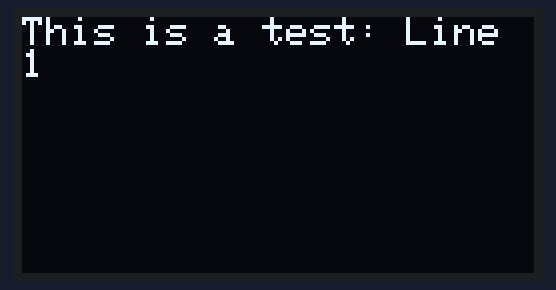
Bench run of a sketch on a simulated Arduino Uno, built for the host (arithmetic inside an expression is 32-bit, double 64-bit). Parts: 128×64 one-colour display. The display library's start-up logo is not drawn; what the sketch prints to the serial monitor is not drawn.

Above: at 0.1 s.
At 4.2 s:
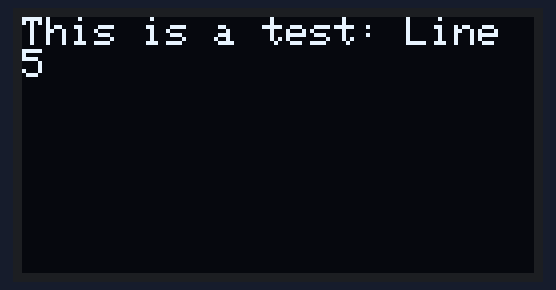
At 8.3 s:
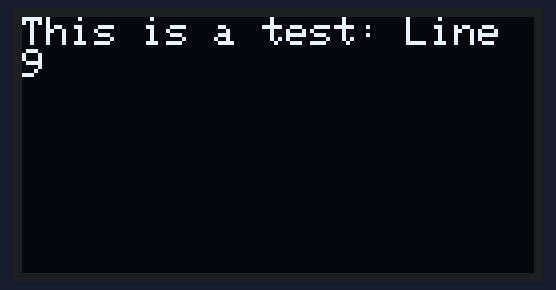
At 18.6 s:
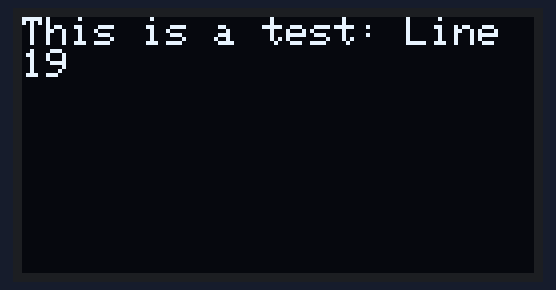
At 28.9 s:
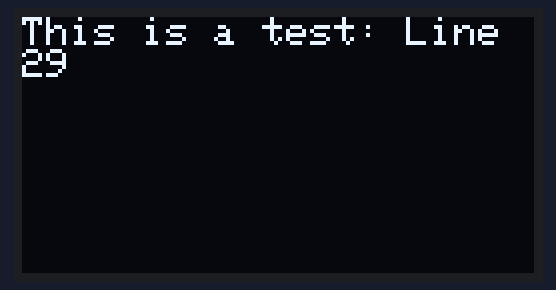
At 38.1 s:
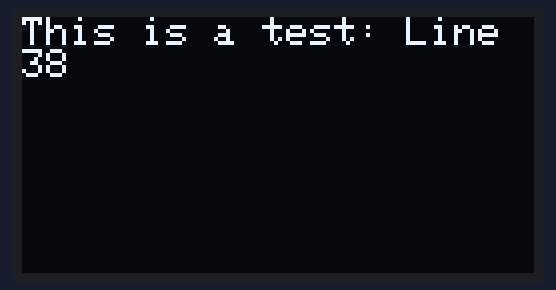

The sketch:

oled-display.ino
```cpp
/*
Alonso Diaz
OLED Program to test projection
*/
#include "queue.h"

// #include <ArduinoBLE.h>
#include <SPI.h>
#include <Wire.h>
#include <Adafruit_GFX.h>
#include <Adafruit_SSD1306.h>

#include <Queue.h>

#define QUEUE_SIZE 16

#define TEXTSPEED 0

#define BUF_SIZE 256
#define SCREEN_WIDTH 128 // OLED display width, in pixels
#define SCREEN_HEIGHT 64 // OLED display height, in pixels

#define OLED_RESET -1		// Reset pin # (or -1 if sharing Arduino reset pin)
#define SCREEN_ADDRESS 0x3C ///< See datasheet for Address; 0x3D for 128x64, 0x3C for 128x32
Adafruit_SSD1306 display(SCREEN_WIDTH, SCREEN_HEIGHT, &Wire, OLED_RESET);

myqueue textbuf = {0, 0, QUEUE_SIZE, (char **)malloc(sizeof(char *) * QUEUE_SIZE)};
char buf[32];
int count = 0;

void loop()
{
  // clear buf
  memset(&buf[0], 0, sizeof(buf));

	if (getsize(&textbuf) < QUEUE_SIZE)
	{

    count++;
    snprintf(buf, 32, "This is a test: Line %i", count);
    mypush(&textbuf, buf);

	}

	scroll_text();
}

void setup()
{
	Serial.begin(9600);
	if (!display.begin(SSD1306_SWITCHCAPVCC, SCREEN_ADDRESS))
	{
		Serial.println(F("SSD1306 allocation failed!"));
		for (;;)
			;
	}

	display.display();
	display.setTextSize(1);				 // Normal 1:1 pixel scale
	display.setTextColor(SSD1306_WHITE); // Draw white text
	display.cp437(true);
}

void scroll_text()
{
	char *t = (char *)mypop(&textbuf);
	if (t == NULL)
	{
		Serial.println("No text to write!\n");
		return;
	}

	Serial.println(t);

	display.clearDisplay();
	display.setCursor(0, 0);

	Serial.println("Updating screen\n");
	display.println(F(t));

	display.display();

	delay(get_scroll(TEXTSPEED));
}
```

queue.h
```cpp
#include <stdlib.h>

#ifndef MYQUEUE_H
#define MYQUEUE_H

typedef struct myqueue
{
	size_t head;
	size_t tail;
	size_t size;
	char **data;
} myqueue;

int get_scroll(int scroll_speed)
{
	switch (scroll_speed)
	{
	case 0:
		return 1000;
	case 1:
		return 500;
	case 2:
		return 100;

	default:
		return 1000;
		break;
	}
}

int mypush(myqueue *q, char *data)
{
	if (((q->head + 1) % q->size) == q->tail)
	{
		return -1;
	}

	q->data[q->head] = data;
	q->head = (q->head + 1) % q->size;
	return 0;
}

char *mypop(myqueue *q)
{
	if (q->tail == q->head)
	{
		return NULL;
	}

	char *handle = q->data[q->tail];
	q->data[q->tail] = NULL;
	q->tail = (q->tail + 1) % q->size;
	return handle;
}

int getsize(myqueue *q)
{

  if(q == NULL){
    return 0;
  }

  if(q->tail == NULL || q->head == NULL){
    return 0;
  }

	return q->tail - q->head;
}

#endif
```

Measured:
- what the display in image 0 shows lasts 1.0 s, from 0.1 s to 1.1 s
